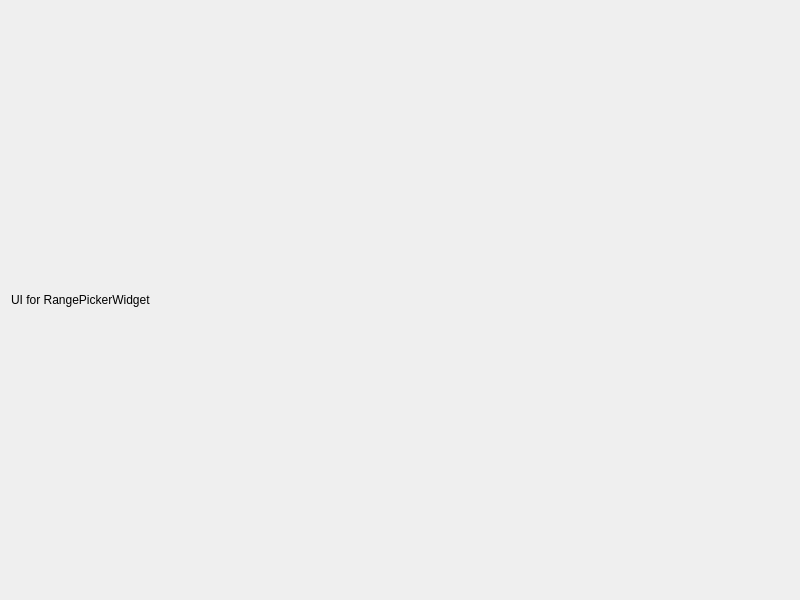
<?xml version="1.0" encoding="UTF-8"?>
<ui version="4.0">
 <class>RangePickerWidget</class>
 <widget class="QWidget" name="rangePickerWidget">
  <property name="geometry">
   <rect>
    <x>0</x>
    <y>0</y>
    <width>800</width>
    <height>600</height>
   </rect>
  </property>
  <property name="windowTitle">
   <string>Range Picker Widget</string>
  </property>
  <layout class="QVBoxLayout" name="verticalLayout">
   <item>
    <widget class="QLabel" name="label">
     <property name="text">
      <string>UI for RangePickerWidget</string>
     </property>
    </widget>
   </item>
  </layout>
 </widget>
 <resources/>
 <connections/>
</ui>
